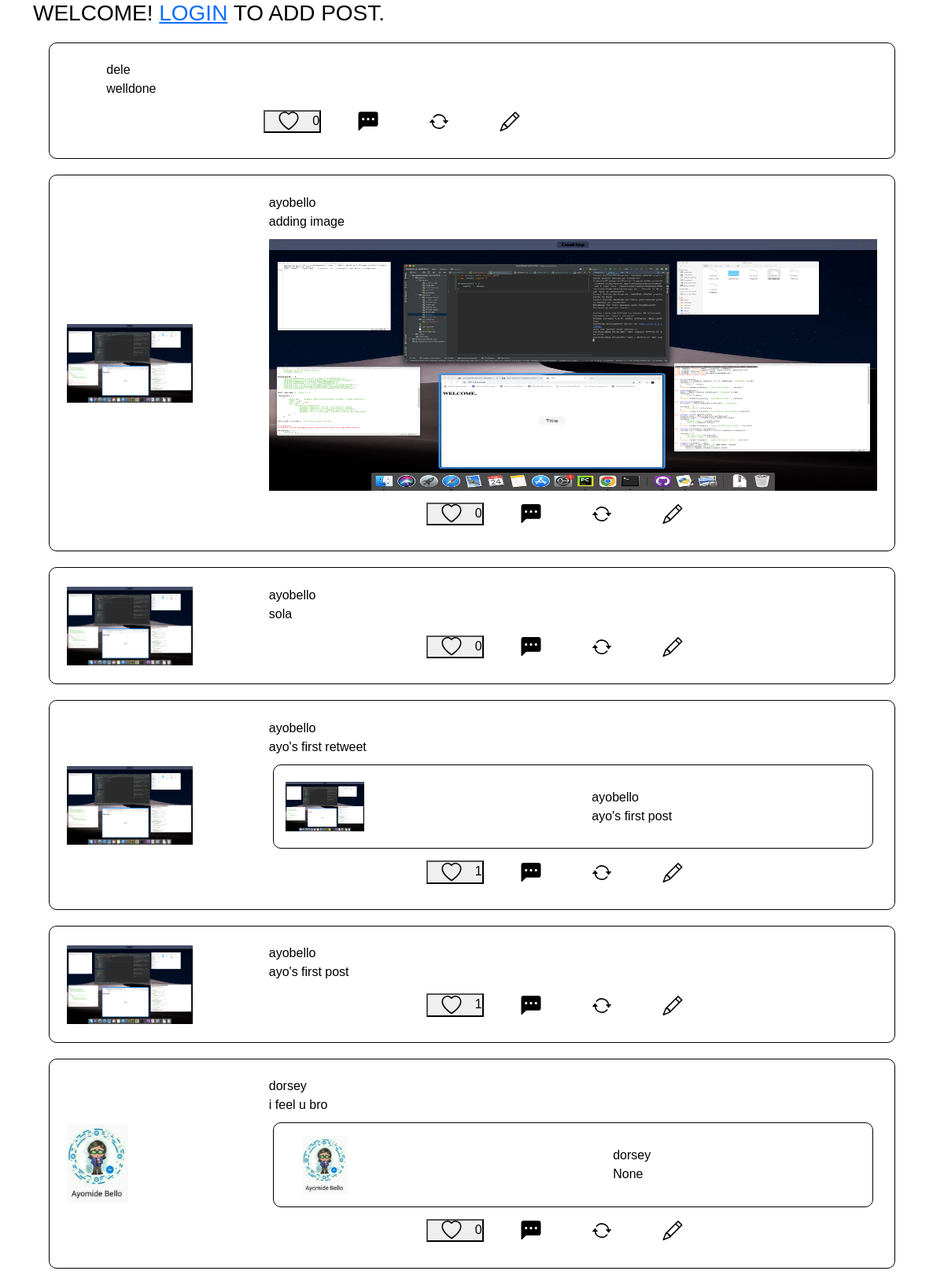
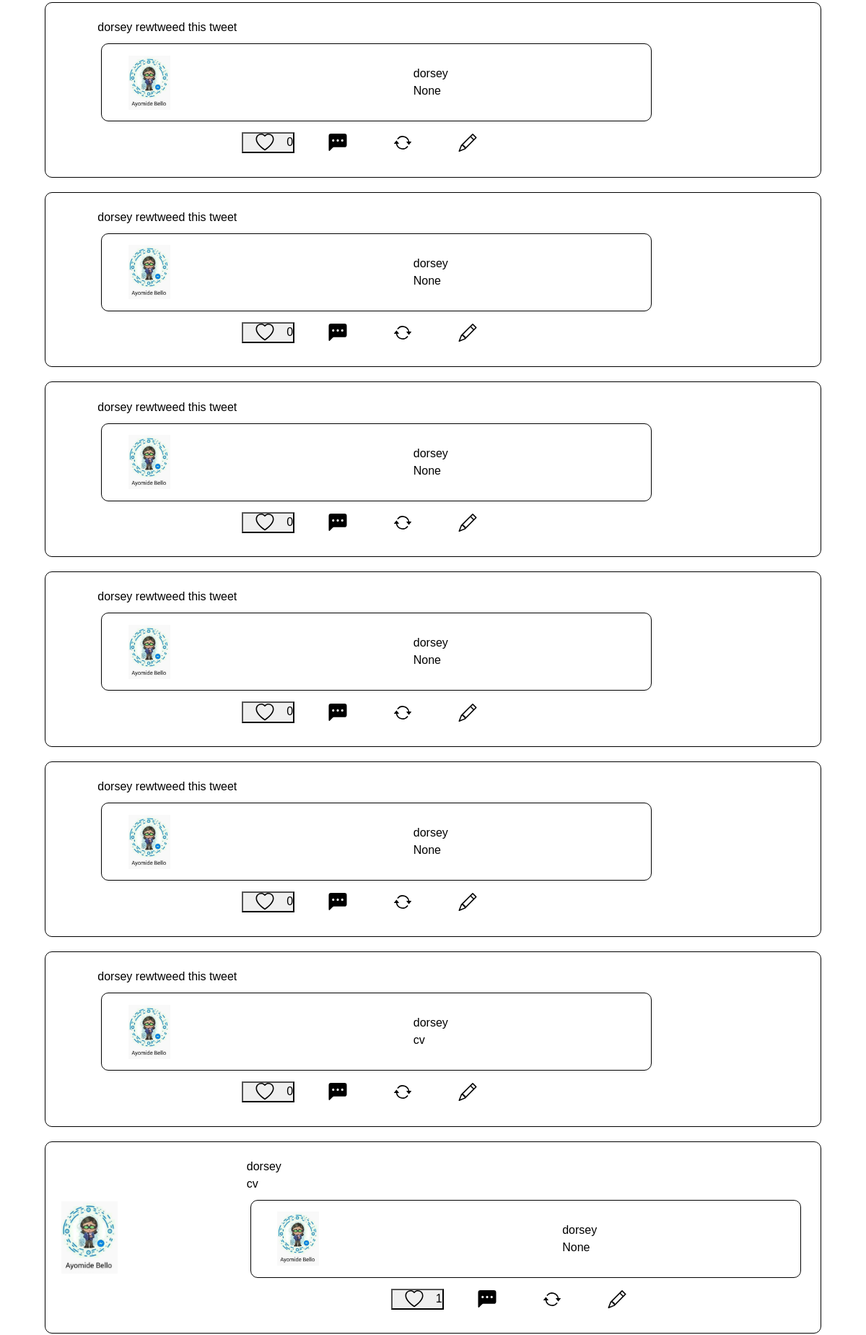
The page / (upper part) on the database its author committed (2 pictures, top to bottom).
### blog/models.py (models this page shows, shortened)
class Post(models.Model):
    author = models.ForeignKey(settings.AUTH_USER_MODEL, on_delete=models.CASCADE)
    tweet = models.TextField(blank=True, null=True)
    parent = models.ForeignKey(
        "self", on_delete=models.CASCADE, related_name='parenttweet', null=True, blank=True)
    post_code =models.CharField(max_length=20, default=post_code())
    likes = models.ManyToManyField(settings.AUTH_USER_MODEL, related_name="post_likes")
    posted_date = models.DateTimeField(default=timezone.now)
    image = models.ImageField(blank=True, upload_to="Post/")
    retweeted = models.BooleanField(default=False, blank=True, null=True)
    def quote(self):
        return reverse("blog:quote_post", kwargs={
            'pk': self.pk,
        })
    def retweet(self):
        return reverse("blog:retweet_post", kwargs={
            'pk':self.pk,
        })
    def total_likes(self):
        return self.likes.count()
    def get_url(self):
        return reverse("blog:post", kwargs={
            'pk': self.pk,
            'ref':self.post_code
        })

### users/models.py (models this page shows, shortened)
class UserProfile(models.Model):
    person = models.OneToOneField(settings.AUTH_USER_MODEL, related_name="profile", on_delete=models.CASCADE,  blank=True, null=True)
    profile_pic = models.ImageField(blank=True, upload_to="Profile/")
    bio = models.CharField(max_length=300, blank=True)
    following = models.ManyToManyField(settings.AUTH_USER_MODEL, symmetrical=False, related_name="following", blank=True)
    followers = models.ManyToManyField(settings.AUTH_USER_MODEL, symmetrical=False, related_name="followers", blank=True)
    profile_id = models.IntegerField(blank=True, null=True)
    tag = models.CharField(max_length=150, blank=True, null=True)

### blog/views.py (the view)
# urls.py: path('', Home.as_view(), name="home"),
class Home(View):
    def get(self, *args, **kwargs):
        posts = Post.objects.order_by('-posted_date')
        context = {
            'posts':posts
        }
        return render(self.request, 'blog/home.html', context)

### templates/blog/home.html (shortened to what this page needs)
{% extends 'base.html' %}
{% load static %}
{% block body %}
<h3>WELCOME! <a href="{% url 'user:login' %}">LOGIN</a> TO ADD POST.</h3>
{% for post in posts %}
{% if not post.retweeted %}
<article>
{% if post.author.profile.profile_pic %}
    <img src="{{ post.author.profile.profile_pic.url }}" alt="NO IMAGE" class="img-rounded">
{% endif %}
    <div id="tweet">
        <a href="{% url 'user:profile' pk=post.author.pk %}">{{ post.author }}</a>
        <br>
        <a href="{{ post.get_url }}">
            {{ post.tweet }}
        </a>
        {% if post.image %}
        <div class="image">
            <img src="{{ post.image.url }}" alt="">
        </div>
        {% endif %}
        <div class="actions">
            <form method="post" action="{% url 'blog:like' %}">
                <button name="post_id" value="{{ post.id }}" type="submit">{{ post.total_likes }}</button>
            </form>
            <a href="{{ post.get_url }}"></a>
            <a href="{{ post.retweet }}">
            </a>
            <a href="{{ post.quote }}">
            </a>
        </div>
    </div>
</article>
{% else %}
{% if post.retweeted %}
    {% if post.tweet %}
    <article>
    {% if post.author.profile.profile_pic %}
        <img src="{{ post.author.profile.profile_pic.url }}" alt="" class="img-rounded">
    {% endif %}
    <div id="tweet">
        <a href="{% url 'user:profile' pk=post.author.pk %}">{{ post.author }}</a>
        <br>
        <a href="{{ post.get_url }}">
            {{ post.tweet }}
        </a>
            <div class="retweet">
                {% if post.parent.author.profile.profile_pic %}
                    <img src="{{ post.parent.author.profile.profile_pic.url }}" alt="" class="img-rounded">
                {% endif %}
                <div id="tweet">
                    <a href="{% url 'user:profile' pk=post.parent.author.pk %}">{{ post.parent.author }}</a>
                    <br>
                    <a href="{{ post.parent.get_url }}">
                        {{ post.parent.tweet }}
                    </a>
                </div>
            <br>
            </div>
        <div class="actions">
            <form method="post" action="{% url 'blog:like' %}">
                <button name="post_id" value="{{ post.id }}" type="submit">{{ post.total_likes }}</button>
            </form>
            <a href="{{ post.get_url }}"></a>
            <a href="{{ post.retweet }}">
            </a>
            <a href="{{ post.quote }}">
            </a>
        </div>
    </div>
</article>
{% else %}
    <article>
    <div id="tweet">
        <a href="{% url 'user:profile' pk=post.author.pk %}">{{ post.author }}</a> rewtweed this tweet
        <br>
            <div class="retweet">
                {% if post.parent.author.profile.profile_pic %}
                    <img src="{{ post.parent.author.profile.profile_pic.url }}" alt="" class="img-rounded">
                {% endif %}
                <div id="tweet">
                    <a href="{% url 'user:profile' pk=post.parent.author.pk %}">{{ post.parent.author }}</a>
                    <br>
                    <a href="{{ post.parent.tweet.get_url }}">
                        {{ post.parent.tweet }}
                    </a>
                </div>
            <br>
            </div>
        <div class="actions">
            <form method="post" action="{% url 'blog:like' %}">
                <button name="post_id" value="{{ post.id }}" type="submit">{{ post.total_likes }}</button>
            </form>
            <a href="{{ post.get_url }}"></a>
            <a href="{{ post.retweet }}">
            </a>
            <a href="{{ post.quote }}">
            </a>
        </div>
    </div>
</article>
{% endif %}
{% endif %}
{% endif %}
{% endfor %}
{% endblock body %}

### templates/base.html (style rules this page uses)
* { box-sizing: border-box; margin: 0; padding: 0; }
body { background-color: rgb(119, 118, 118)19, 118, 118; font-family: Arial, Helvetica, sans-serif; text-decoration: none; color: black; }
article { margin: 20px 20px; border: 0.2px solid black; padding: 2%; border-radius: 10px; display: flex; justify-content: space-between; align-items: center; }
article img { width: auto; height: 100px; object-position: center; object-fit: contain; }
article a { list-style: none; text-decoration: none; color: black; }
#tweet { margin-left: 50px; display: block; }
#tweet .image { width: 100%; height: 40vh; margin-top: 10px; }
#tweet .image img { width: 100%; max-width: 100%; max-height: 100%; height: 100%; object-position: center; object-fit: fill; }
#tweet .actions { display: flex; justify-content: space-evenly; align-items: center; margin: 15px 200px 10px 200px; }
#tweet .actions form { margin-right: 30px; }
#tweet .actions a { margin-right: 30px; }
.retweet { margin: 10px 5px; border: 0.2px solid black; padding: 2%; border-radius: 10px; display: flex; justify-content: space-between; align-items: center; }
.retweet img { width: 100px; height: 75px; object-position: center; object-fit: contain; }
.retweet a { list-style: none; text-decoration: none; color: black; }

### rows shown on the page
Post: author "dele", tweet "welldone", total_likes "0"
Post: author.profile.profile_pic (picture), author "ayobello", tweet "adding image", image (picture), total_likes "0"
Post: author.profile.profile_pic (picture), author "ayobello", tweet "sola", total_likes "0"
Post: author.profile.profile_pic (picture), author "ayobello", tweet "ayo's first retweet", parent.author.profile.profile_pic (picture), parent.author "ayobello", parent.tweet "ayo's first post", total_likes "1"
Post: author.profile.profile_pic (picture), author "ayobello", tweet "ayo's first post", total_likes "1"
Post: author.profile.profile_pic (picture), author "dorsey", tweet "i feel u bro", parent.author.profile.profile_pic (picture), parent.author "dorsey", parent.tweet "None", total_likes "0"
Post: author "dorsey", parent.author.profile.profile_pic (picture), parent.author "dorsey", parent.tweet "None", total_likes "0"
Post: author "dorsey", parent.author.profile.profile_pic (picture), parent.author "dorsey", parent.tweet "None", total_likes "0"
Post: author "dorsey", parent.author.profile.profile_pic (picture), parent.author "dorsey", parent.tweet "None", total_likes "0"
Post: author "dorsey", parent.author.profile.profile_pic (picture), parent.author "dorsey", parent.tweet "None", total_likes "0"
Post: author "dorsey", parent.author.profile.profile_pic (picture), parent.author "dorsey", parent.tweet "None", total_likes "0"
Post: author "dorsey", parent.author.profile.profile_pic (picture), parent.author "dorsey", parent.tweet "cv", total_likes "0"
Post: author.profile.profile_pic (picture), author "dorsey", tweet "cv", parent.author.profile.profile_pic (picture), parent.author "dorsey", parent.tweet "None", total_likes "1"
